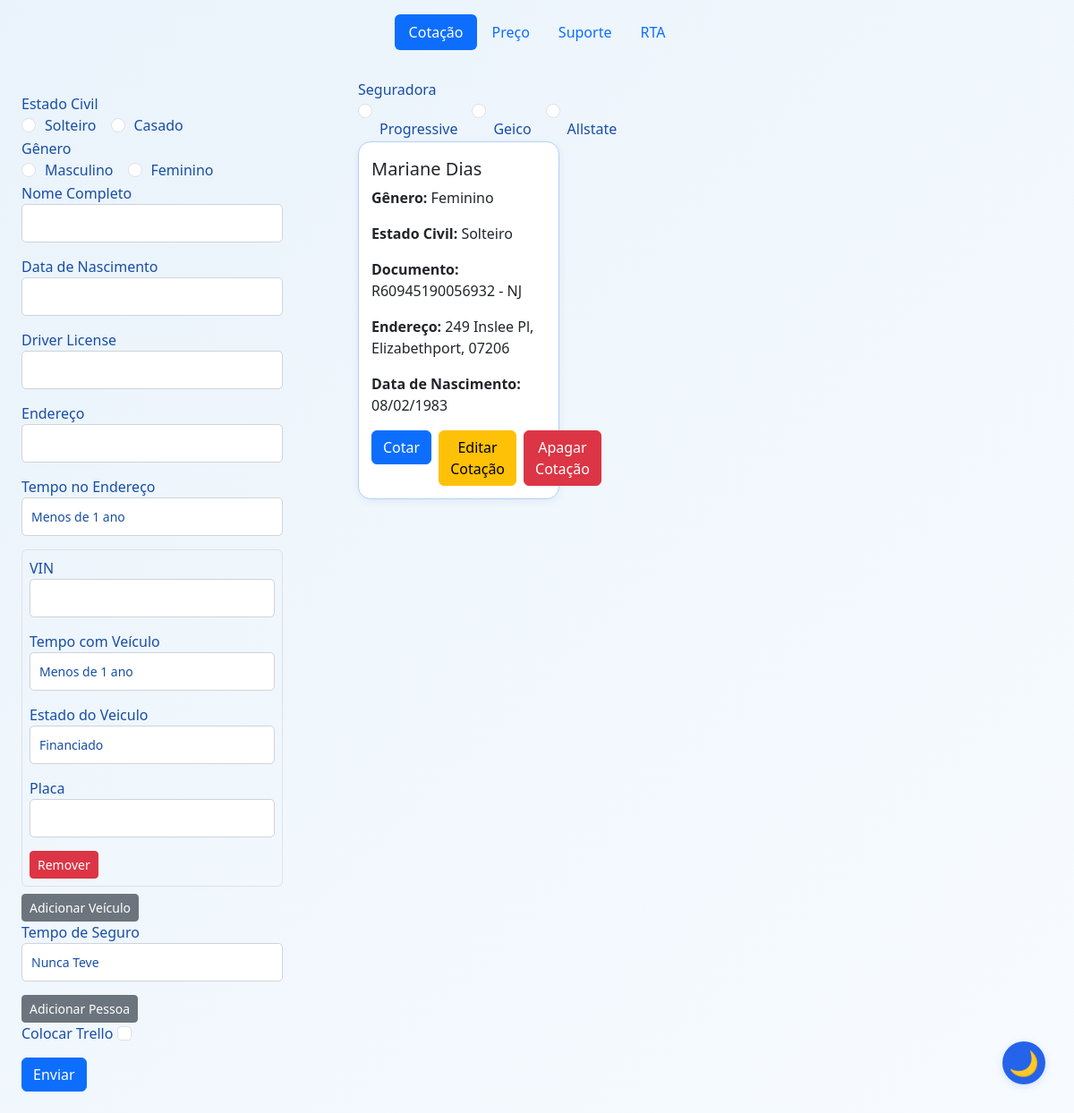
The page / on the database its author committed.
### app/models/cotacao_db.py (models this page shows)
class Cotacao(db.Model):
    __tablename__ = 'cotacao'
    id = db.Column(db.Integer, primary_key=True)
    genero = db.Column(db.String(50), nullable=False)
    nome = db.Column(db.String(100), nullable=False)
    documento = db.Column(db.String(50), nullable=False)
    endereco = db.Column(db.String(200), nullable=False)
    tempo_de_seguro = db.Column(db.String(50), nullable=False)
    data_nascimento = db.Column(db.String(50), nullable=False)
    tempo_no_endereco = db.Column(db.String(50), nullable=False)
    trello_card_id = db.Column(db.String(100))
    estado_civil = db.Column(db.String(20), nullable=False, default='Solteiro')
    nome_conjuge = db.Column(db.String(100))
    data_nascimento_conjuge = db.Column(db.String(50))
    documento_conjuge = db.Column(db.String(50))
    vehicles_json = db.Column(db.Text, nullable=False)
    pessoas_json = db.Column(db.Text, nullable=False, default='[]')

### app/routes/cotacao_routes.py (the view)
@cotacao_bp.route('/', methods=['GET', 'POST'])
def cotacao():
    cotacao_form = CotacaoForm()
    seguradora_form = SeguradoraForm()
    if cotacao_form.validate_on_submit():
        cotacao_service.criar_cotacao(cotacao_form)
        return redirect(url_for('cotacao.cotacao'))
    if cotacao_form.errors:
        print("Erro na validação do formulário:", cotacao_form.errors)
    cotacoes = Cotacao.query.all()
    return render_template('cotacao.html', form=cotacao_form, cotacoes=cotacoes, form_seguradora=seguradora_form)

### app/forms/veiculo_form.py
class VeiculoForm(FlaskForm):
    class Meta:
        csrf = False
    vin = StringField('VIN', validators=[DataRequired()])
    tempo_com_veiculo = SelectField('Tempo com Veículo', choices=[('Menos de 1 ano', 'Menos de 1 ano'), ('1-3 Anos', 'Entre 1 e 3 anos'), ('Mais de 5 Anos', '5 Anos ou mais')], validators=[DataRequired()])
    financiado = SelectField('Estado do Veiculo', choices=[('Financiado', 'Financiado'), ('Quitado', 'Quitado')], validators=[DataRequired()])
    placa = StringField('Placa')

### app/templates/cotacao.html (shortened to what this page needs)
{% extends "base.html" %}
{% block content %}
<div class="content-container">
    <div class="form-section">
        <form class="small-form" method="post">
            <div class="form-group">
                <label for="estado_civil">{{ form.estado_civil.label }}</label>
                <div class="d-flex">
                    {% for subfield in form.estado_civil %}
                    <div class="form-check form-check-inline">
                        {{ subfield(class="form-check-input") }}
                        <label class="form-check-label" for="{{ subfield.id }}">{{ subfield.label.text }}</label>
                    </div>
                    {% endfor %}
                </div>
            </div>
            <div class="form-group">
                <label for="genero">{{ form.genero.label }}</label>
                <div class="d-flex">
                    {% for subfield in form.genero %}
                    <div class="form-check form-check-inline">
                        {{ subfield(class="form-check-input") }}
                        <label class="form-check-label" for="{{ subfield.id }}">{{ subfield.label.text }}</label>
                    </div>
                    {% endfor %}
                </div>
            </div>
            <div class="form-group">
                <label for="nome">{{ form.nome.label }}</label>
                {{ form.nome(class="form-control") }}
            </div>
            <div class="form-group">
                <label for="data_nascimento">{{ form.data_nascimento.label }}</label>
                {{ form.data_nascimento(class="form-control") }}
            </div>
            <div class="form-group">
                <label for="documento">{{ form.documento.label }}</label>
                {{ form.documento(class="form-control") }}
            </div>
            <div class="form-group">
                <label for="endereco">{{ form.endereco.label }}</label>
                {{ form.endereco(class="form-control") }}
            </div>
            <div class="form-group">
                <label for="tempo_no_endereco">{{ form.tempo_no_endereco.label }}</label>
                {{ form.tempo_no_endereco(class="form-control") }}
            </div>
            <div id="veiculos-list">
                {% for veiculo_form in form.veiculos %}
                <div class="veiculo-item border rounded p-2 mb-2">
                    <div class="form-group">
                        <label>{{ veiculo_form.vin.label }}</label>
                        {{ veiculo_form.vin(class="form-control") }}
                    </div>
                    <div class="form-group">
                        <label>{{ veiculo_form.tempo_com_veiculo.label }}</label>
                        {{ veiculo_form.tempo_com_veiculo(class="form-control") }}
                    </div>
                    <div class="form-group">
                        <label>{{ veiculo_form.financiado.label }}</label>
                        {{ veiculo_form.financiado(class="form-control") }}
                    </div>
                    <div class="form-group">
                        <label>{{ veiculo_form.placa.label }}</label>
                        {{ veiculo_form.placa(class="form-control") }}
                    </div>
                    <button type="button" class="btn btn-danger btn-sm remove-veiculo">Remover</button>
                </div>
                {% endfor %}
            </div>
            <button type="button" class="btn btn-secondary btn-sm" id="add-veiculo">Adicionar Veículo</button>
            <div class="form-group">
                <label for="tempo_de_seguro">{{ form.tempo_de_seguro.label }}</label>
                {{ form.tempo_de_seguro(class="form-control") }}
            </div>
            <button type="button" class="btn btn-secondary btn-sm" id="add-pessoa">Adicionar Pessoa</button>
            <div class="form-group">
                <label for="colocar_trello">{{ form.colocar_trello.label }}</label>
                {{ form.colocar_trello(class="form-check-input small-button", id="colocar-trello") }}
            </div>
            <div class="button-group">
                {{ form.submit(class="btn btn-primary") }}
            </div>
        </form>
    </div>
    <div class="content-section">
        <div class="row py-3">
            {% for cotacao in cotacoes %}
            <div class="col-md-3 mb-4">
                <div class="card-container px-3">
                    <div class="seguradora-radios">
                        <div class="form-group">
                            <label for="genero">{{ form_seguradora.seguradora.label }}</label>
                            <div class="d-flex">
                                {% for subfield in form_seguradora.seguradora %}
                                <div class="form-check form-check-inline">
                                    {{ subfield(class="form-check-input") }}
                                    <label class="form-check-label" for="{{ subfield.id }}">{{ subfield.label.text }}</label>
                                </div>
                                {% endfor %}
                            </div>
                        </div>
                        <div class="card h-100">
                            <div class="card-body">
                                <h5 class="card-title">{{ cotacao.nome }}</h5>
                                <p><strong>Gênero:</strong> {{ cotacao.genero }}</p>
                                <p><strong>Estado Civil:</strong> {{ cotacao.estado_civil }}</p>
                                <p><strong>Documento:</strong> {{ cotacao.documento }}</p>
                                <p><strong>Endereço:</strong> {{ cotacao.endereco }}</p>
                                <p><strong>Data de Nascimento:</strong> {{ cotacao.data_nascimento }}</p>
                                <div class="d-flex gap-2">
                                    <form id="cotar-form-{{ cotacao.id }}"
                                        action="{{ url_for('cotar.cotar', cotacao_id=cotacao.id) }}" method="POST">
                                        <button type="button" class="btn btn-primary"
                                            onclick="submitCotarForm({{ cotacao.id }})">Cotar</button>
                                    </form>
                                    <a href="{{ url_for('editar.editarCotacao', cotacao_id=cotacao.id) }}" class="btn btn-warning">
                                        Editar Cotação
                                    </a>
                                    <form action="{{ url_for('apagar.apagarCotacao', cotacao_id=cotacao.id) }}"
                                        method="POST">
                                        <button type="submit" class="btn btn-danger">Apagar Cotação</button>
                                    </form>
                                </div>
                            </div>
                        </div>
                    </div>
                </div>
            </div>
            {% endfor %}
        </div>
    </div>
</div>
{% endblock %}

### app/templates/base.html (shortened to what this page needs)
<!DOCTYPE html>
<html lang="en">
<head>
    <link href="https://cdn.jsdelivr.net/npm/bootstrap@5.3.5/dist/css/bootstrap.min.css" rel="stylesheet">
    <link rel="stylesheet" href="/static/style.css">
</head>
<body class="light-mode">
    <header class="d-flex justify-content-center py-3">
        <ul class="nav nav-pills">
          <li class="nav-item"><a href="/" class="nav-link active" aria-current="page">Cotação</a></li>
          <li class="nav-item"><a href="{{url_for('colocarPreco.colocarPreco')}}" class="nav-link">Preço</a></li>
          <li class="nav-item"><a href="#" class="nav-link">Suporte</a></li>
          <li class="nav-item"><a href="{{url_for('rta.rta')}}" class="nav-link">RTA</a></li>
        </ul>
      </header>
      {% block content %}{% endblock %}
<button id="theme-toggle" class="theme-toggle-btn" aria-label="Alternar tema">
    <span id="theme-icon">🌙</span>
</button>
</body>
</html>

### app/static/style.css (style rules this page uses)
body, html { height: 100%; margin: 0; padding: 0; font-family: 'Segoe UI', 'Roboto', Arial, sans-serif; transition: background 0.5s, color 0.5s; }
body.light-mode { background: linear-gradient(135deg, #eaf3fb 0%, #f7fbff 100%); color: #174ea6; }
.form-control { width: 100%; padding: 10px; font-size: 14px; border: 1px solid #ced4da; border-radius: 5px; margin-bottom: 15px; background: #fff; color: #174ea6; transition: background 0.5s, color 0.5s, border-color 0.5s; }
.theme-toggle-btn { position: fixed; bottom: 32px; right: 32px; z-index: 9999; width: 48px; height: 48px; border-radius: 50%; border: none; background: #2563eb; color: #fff; box-shadow: 0 2px 8px rgba(37,99,235,0.18); display: flex; align-items: center; justify-content: center; font-size: 1.7rem; cursor: pointer; transition: background 0.3s; }
#theme-icon { pointer-events: none; transition: color 0.3s; }
.d-flex .form-check-input { margin-right: 10px; }
.button-group { display: flex; gap: 10px; margin-top: 15px; }
.content-container { display: flex; flex-wrap: wrap; gap: 0; min-height: 70vh; }
.form-section { width: 340px; min-width: 300px; max-width: 400px; padding: 32px 24px 24px 24px; background: transparent; border-radius: 12px; box-shadow: none; margin-right: 32px; }
.content-section { flex: 1; padding: 0 12px; }
.card-container { position: relative; padding: 0; margin-bottom: 24px; transition: z-index 0.2s; overflow: visible; }
.card { border-radius: 14px; box-shadow: 0 2px 8px rgba(23, 78, 166, 0.08); border: 1.5px solid #b3d1f7; background: #fff; transition: box-shadow 0.2s, border-color 0.2s; position: relative; z-index: 1; }
.card-body { padding: 18px 14px 14px 14px; }
.card-container .seguradora-radios { transition: transform 0.2s cubic-bezier(.4,2,.6,1), box-shadow 0.2s; margin-bottom: 18px; transform-origin: top center; position: relative; z-index: 2; }
.card-container .seguradora-radios input, .card-container .seguradora-radios label { pointer-events: auto; position: relative; z-index: 3; }
.content-section .row { display: flex; flex-wrap: wrap; margin-left: -8px; margin-right: -8px; }
.content-section .col-md-3 { flex: 0 0 25%; max-width: 25%; padding-left: 8px; padding-right: 8px; }
@media (max-width: 1200px) { .content-section .col-md-3 { flex: 0 0 33.3333%; max-width: 33.3333%; } }

### rows shown on the page
Cotacao: seguradora.label "Seguradora", label.text "Progressive" "Geico" "Allstate", nome "Mariane Dias", genero "Feminino", estado_civil "Solteiro", documento "R60945190056932 - NJ", endereco "249 Inslee Pl, Elizabethport, 07206", data_nascimento "08/02/1983"

### other values the page prints
{{ subfield.label.text }} "Solteiro" "Casado"
{{ subfield.label.text }} "Masculino" "Feminino"
{{ veiculo_form.vin.label }} "VIN"
{{ veiculo_form.tempo_com_veiculo.label }} "Tempo com Veículo"
{{ veiculo_form.financiado.label }} "Estado do Veiculo"
{{ veiculo_form.placa.label }} "Placa"
